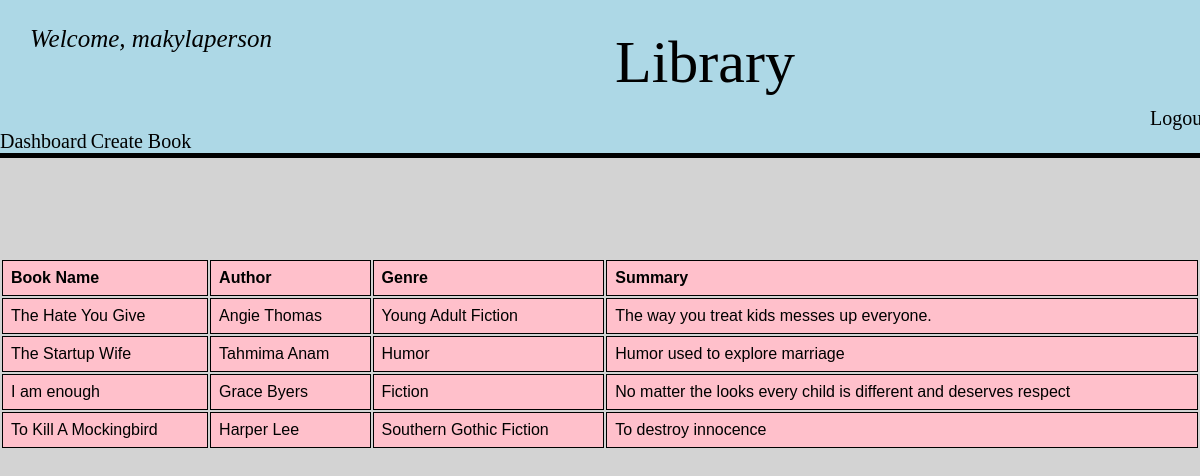
/user/ (signed in), run on the app's committed database.
### app/models.py (models this page shows, shortened)
class Book(models.Model):
    name = models.CharField(max_length=200, null=True)
    author = models.CharField(max_length=200, null=True)
    genre = models.CharField(max_length=200, null=True, blank=True)
    summary = models.CharField(max_length=200, null=True, blank=True)

### app/views.py (the view)
# urls.py: path('user/', views.userPage, name="user-page"),
def userPage(request):
	books = Book.objects.all()
	context = {'books':books}
	return render(request, 'user.html', context)

### app/templates/user.html
{%  extends 'main.html' %}
{% block content %}
<table class="table-style">
  <tr>
    <th>Book Name</th>
    <th>Author</th>
    <th>Genre</th>
    <th>Summary</th>
  </tr>
   {% for x in books %}
  <tr>
    <td>{{x.name}}</td>
    <td>{{x.author}}</td>
    <td>{{x.genre}}</td>
    <td>{{x.summary}}</td>
  </tr>
  {% endfor %}
</table>
{% endblock content %}

### app/templates/nav.html
{% load static %}
<header class="nav">
  <div class="alignment-of-nav">
      <p class="welcome_greeting">Welcome, {{request.user}}<p>
      <p class="word_library">Library</p>
      <a class="logout_btn" href="{% url 'logout' %}" >Logout</a>
      {% if request.user.is_staff %}
        <a class="link_underline_nav_dashboard" href="{% url 'home' %}">Dashboard</a>
      {% endif %}
      <a class="link_underline_nav" href="{% url 'create_purchase'%}">Create Book</a>
  </div>
</header>

### app/static/style.css (style rules this page uses)
.nav { list-style-type: none; margin: 0; padding: 0; overflow: hidden; background-color: lightblue; position: sticky; top: 0; bottom: 0; padding-bottom: -20px; border-bottom: 5px solid black; }
.word_library { font-size: 60px; font-family: Snell Roundhand, cursive; margin-left: 615px; margin-top: -50px; margin-bottom: 10px; }
body, html { margin: 0; padding: 0; }
body { background: #d3d3d3; }
.welcome_greeting { font-size: 25px; font-style: oblique; margin-left: 30px; }
.link_underline_nav_dashboard { text-decoration: none; color: black; transition: all 0.2s ease-in-out; font-size: 20px; }
.link_underline_nav { text-decoration: none; color: black; transition: all 0.2s ease-in-out; font-size: 20px; }
.logout_btn { text-decoration: none; color: black; transition: all 0.2s ease-in-out; font-size: 20px; margin-left: 1150px; margin-bottom: 0px; }
.table-style { font-family: "Lucida Sans", "Lucida Sans Regular", "Lucida Grande", "Lucida Sans Unicode", Geneva, Verdana, sans-serif; width: 100%; margin-top: 100px; }
td, th { border: 1px solid black; background-color: pink; text-align: left; padding: 8px; }
tr:nth-child(even) { background-color: black; }

### data on the page
Book: name "The Hate You Give", author "Angie Thomas", genre "Young Adult Fiction", summary "The way you treat kids messes up everyone."
Book: name "The Startup Wife", author "Tahmima Anam", genre "Humor", summary "Humor used to explore marriage"
Book: name "I am enough", author "Grace Byers", genre "Fiction", summary "No matter the looks every child is different and deserves respect"
Book: name "To Kill A Mockingbird", author "Harper Lee", genre "Southern Gothic Fiction", summary "To destroy innocence"

### other printed values
{{ request.user }} "makylaperson"
